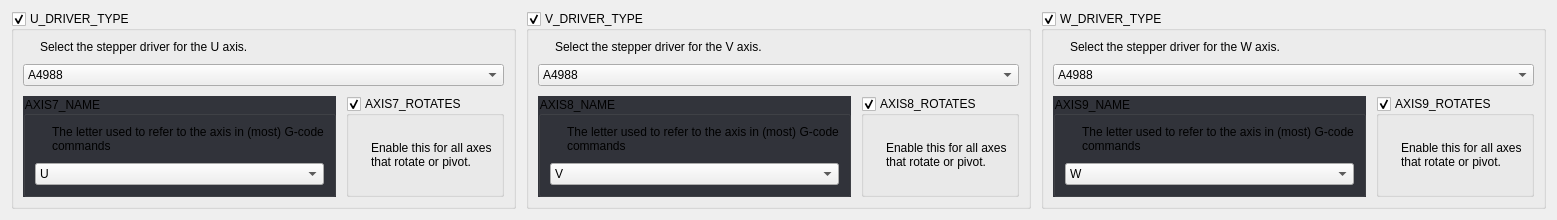
     <widget class="QWidget" name="tab_3">
      <attribute name="title">
       <string>U / V / W Coordinates</string>
      </attribute>
      <layout class="QGridLayout" name="gridLayout_6">
       <property name="spacing">
        <number>10</number>
       </property>
       <item row="0" column="2">
        <widget class="QGroupBox" name="uWDriverTypeBox">
         <property name="focusPolicy">
          <enum>Qt::StrongFocus</enum>
         </property>
         <property name="styleSheet">
          <string notr="true"/>
         </property>
         <property name="title">
          <string>W_DRIVER_TYPE</string>
         </property>
         <property name="checkable">
          <bool>true</bool>
         </property>
         <layout class="QGridLayout" name="gridLayout_19">
          <property name="spacing">
           <number>10</number>
          </property>
          <item row="0" column="0">
           <widget class="QLabel" name="label_30">
            <property name="sizePolicy">
             <sizepolicy hsizetype="Fixed" vsizetype="Fixed">
              <horstretch>0</horstretch>
              <verstretch>0</verstretch>
             </sizepolicy>
            </property>
            <property name="text">
             <string/>
            </property>
            <property name="pixmap">
             <pixmap>:/info_FILL0_wght100_GRAD0_opsz20.svg</pixmap>
            </property>
           </widget>
          </item>
          <item row="0" column="1" colspan="2">
           <widget class="QLabel" name="label_31">
            <property name="text">
             <string>Select the stepper driver for the W axis.</string>
            </property>
            <property name="wordWrap">
             <bool>true</bool>
            </property>
           </widget>
          </item>
          <item row="1" column="0" colspan="3">
           <widget class="Dropdown" name="uWDriverTypeDropdown">
            <item>
             <property name="text">
              <string>A4988</string>
             </property>
            </item>
            <item>
             <property name="text">
              <string>A5984</string>
             </property>
            </item>
            <item>
             <property name="text">
              <string>DRV8825</string>
             </property>
            </item>
            <item>
             <property name="text">
              <string>LV8729</string>
             </property>
            </item>
            <item>
             <property name="text">
              <string>TB6560</string>
             </property>
            </item>
            <item>
             <property name="text">
              <string>TB6600</string>
             </property>
            </item>
            <item>
             <property name="text">
              <string>TMC2100</string>
             </property>
            </item>
            <item>
             <property name="text">
              <string>TMC2130</string>
             </property>
            </item>
            <item>
             <property name="text">
              <string>TMC2130_STANDALONE</string>
             </property>
            </item>
            <item>
             <property name="text">
              <string>TMC2160</string>
             </property>
            </item>
            <item>
             <property name="text">
              <string>TMC2160_STANDALONE</string>
             </property>
            </item>
            <item>
             <property name="text">
              <string>TMC2208</string>
             </property>
            </item>
            <item>
             <property name="text">
              <string>TMC2208_STANDALONE</string>
             </property>
            </item>
            <item>
             <property name="text">
              <string>TMC2209</string>
             </property>
            </item>
            <item>
             <property name="text">
              <string>TMC2209_STANDALONE</string>
             </property>
            </item>
            <item>
             <property name="text">
              <string>TMC26X</string>
             </property>
            </item>
            <item>
             <property name="text">
              <string>TMC26X_STANDALONE</string>
             </property>
            </item>
            <item>
             <property name="text">
              <string>TMC2660</string>
             </property>
            </item>
            <item>
             <property name="text">
              <string>TMC2660_STANDALONE</string>
             </property>
            </item>
            <item>
             <property name="text">
              <string>TMC5130</string>
             </property>
            </item>
            <item>
             <property name="text">
              <string>TMC5130_STANDALONE</string>
             </property>
            </item>
            <item>
             <property name="text">
              <string>TMC5160</string>
             </property>
            </item>
            <item>
             <property name="text">
              <string>TMC5160_STANDALONE</string>
             </property>
            </item>
           </widget>
          </item>
          <item row="2" column="0" colspan="2">
           <widget class="QGroupBox" name="uAxis9NameBox">
            <property name="focusPolicy">
             <enum>Qt::StrongFocus</enum>
            </property>
            <property name="styleSheet">
             <string notr="true">QGroupBox:!disabled {
	background: rgb(50, 52, 59);
}</string>
            </property>
            <property name="title">
             <string>AXIS9_NAME</string>
            </property>
            <layout class="QGridLayout" name="gridLayout_40">
             <property name="spacing">
              <number>10</number>
             </property>
             <item row="0" column="0">
              <widget class="QLabel" name="label_68">
               <property name="sizePolicy">
                <sizepolicy hsizetype="Fixed" vsizetype="Fixed">
                 <horstretch>0</horstretch>
                 <verstretch>0</verstretch>
                </sizepolicy>
               </property>
               <property name="text">
                <string/>
               </property>
               <property name="pixmap">
                <pixmap>:/info_FILL0_wght100_GRAD0_opsz20.svg</pixmap>
               </property>
              </widget>
             </item>
             <item row="0" column="1">
              <widget class="QLabel" name="label_69">
               <property name="text">
                <string>The letter used to refer to the axis in (most) G-code commands</string>
               </property>
               <property name="wordWrap">
                <bool>true</bool>
               </property>
              </widget>
             </item>
             <item row="1" column="0" colspan="2">
              <widget class="Dropdown" name="uAxis9NameDropdown">
               <item>
                <property name="text">
                 <string>W</string>
                </property>
               </item>
              </widget>
             </item>
            </layout>
           </widget>
          </item>
          <item row="2" column="2">
           <widget class="QGroupBox" name="uAxis9RotatesBox">
            <property name="title">
             <string>AXIS9_ROTATES</string>
            </property>
            <property name="checkable">
             <bool>true</bool>
            </property>
            <layout class="QGridLayout" name="gridLayout_39">
             <item row="0" column="0">
              <widget class="QLabel" name="label_66">
               <property name="sizePolicy">
                <sizepolicy hsizetype="Fixed" vsizetype="Fixed">
                 <horstretch>0</horstretch>
                 <verstretch>0</verstretch>
                </sizepolicy>
               </property>
               <property name="text">
                <string/>
               </property>
               <property name="pixmap">
                <pixmap>:/info_FILL0_wght100_GRAD0_opsz20.svg</pixmap>
               </property>
              </widget>
             </item>
             <item row="0" column="1">
              <widget class="QLabel" name="label_67">
               <property name="text">
                <string>Enable this for all axes that rotate or pivot.</string>
               </property>
               <property name="wordWrap">
                <bool>true</bool>
               </property>
              </widget>
             </item>
            </layout>
           </widget>
          </item>
         </layout>
        </widget>
       </item>
       <item row="0" column="0">
        <widget class="QGroupBox" name="uUDriverTypeBox">
         <property name="focusPolicy">
          <enum>Qt::StrongFocus</enum>
         </property>
         <property name="styleSheet">
          <string notr="true"/>
         </property>
         <property name="title">
          <string>U_DRIVER_TYPE</string>
         </property>
         <property name="checkable">
          <bool>true</bool>
         </property>
         <layout class="QGridLayout" name="gridLayout_17">
          <property name="spacing">
           <number>10</number>
          </property>
          <item row="0" column="0">
           <widget class="QLabel" name="label_26">
            <property name="sizePolicy">
             <sizepolicy hsizetype="Fixed" vsizetype="Fixed">
              <horstretch>0</horstretch>
              <verstretch>0</verstretch>
             </sizepolicy>
            </property>
            <property name="text">
             <string/>
            </property>
            <property name="pixmap">
             <pixmap>:/info_FILL0_wght100_GRAD0_opsz20.svg</pixmap>
            </property>
           </widget>
          </item>
          <item row="0" column="1" colspan="2">
           <widget class="QLabel" name="label_27">
            <property name="text">
             <string>Select the stepper driver for the U axis.</string>
            </property>
            <property name="wordWrap">
             <bool>true</bool>
            </property>
           </widget>
          </item>
          <item row="1" column="0" colspan="3">
           <widget class="Dropdown" name="uUDriverTypeDropdown">
            <item>
             <property name="text">
              <string>A4988</string>
             </property>
            </item>
            <item>
             <property name="text">
              <string>A5984</string>
             </property>
            </item>
            <item>
             <property name="text">
              <string>DRV8825</string>
             </property>
            </item>
            <item>
             <property name="text">
              <string>LV8729</string>
             </property>
            </item>
            <item>
             <property name="text">
              <string>TB6560</string>
             </property>
            </item>
            <item>
             <property name="text">
              <string>TB6600</string>
             </property>
            </item>
            <item>
             <property name="text">
              <string>TMC2100</string>
             </property>
            </item>
            <item>
             <property name="text">
              <string>TMC2130</string>
             </property>
            </item>
            <item>
             <property name="text">
              <string>TMC2130_STANDALONE</string>
             </property>
            </item>
            <item>
             <property name="text">
              <string>TMC2160</string>
             </property>
            </item>
            <item>
             <property name="text">
              <string>TMC2160_STANDALONE</string>
             </property>
            </item>
            <item>
             <property name="text">
              <string>TMC2208</string>
             </property>
            </item>
            <item>
             <property name="text">
              <string>TMC2208_STANDALONE</string>
             </property>
            </item>
            <item>
             <property name="text">
              <string>TMC2209</string>
             </property>
            </item>
            <item>
             <property name="text">
              <string>TMC2209_STANDALONE</string>
             </property>
            </item>
            <item>
             <property name="text">
              <string>TMC26X</string>
             </property>
            </item>
            <item>
             <property name="text">
              <string>TMC26X_STANDALONE</string>
             </property>
            </item>
            <item>
             <property name="text">
              <string>TMC2660</string>
             </property>
            </item>
            <item>
             <property name="text">
              <string>TMC2660_STANDALONE</string>
             </property>
            </item>
            <item>
             <property name="text">
              <string>TMC5130</string>
             </property>
            </item>
            <item>
             <property name="text">
              <string>TMC5130_STANDALONE</string>
             </property>
            </item>
            <item>
             <property name="text">
              <string>TMC5160</string>
             </property>
            </item>
            <item>
             <property name="text">
              <string>TMC5160_STANDALONE</string>
             </property>
            </item>
           </widget>
          </item>
          <item row="2" column="0" colspan="2">
           <widget class="QGroupBox" name="uAxis7NameBox">
            <property name="focusPolicy">
             <enum>Qt::StrongFocus</enum>
            </property>
            <property name="styleSheet">
             <string notr="true">QGroupBox:!disabled {
	background: rgb(50, 52, 59);
}</string>
            </property>
            <property name="title">
             <string>AXIS7_NAME</string>
            </property>
            <layout class="QGridLayout" name="gridLayout_35">
             <property name="spacing">
              <number>10</number>
             </property>
             <item row="0" column="0">
              <widget class="QLabel" name="label_58">
               <property name="sizePolicy">
                <sizepolicy hsizetype="Fixed" vsizetype="Fixed">
                 <horstretch>0</horstretch>
                 <verstretch>0</verstretch>
                </sizepolicy>
               </property>
               <property name="text">
                <string/>
               </property>
               <property name="pixmap">
                <pixmap>:/info_FILL0_wght100_GRAD0_opsz20.svg</pixmap>
               </property>
              </widget>
             </item>
             <item row="0" column="1">
              <widget class="QLabel" name="label_59">
               <property name="text">
                <string>The letter used to refer to the axis in (most) G-code commands</string>
               </property>
               <property name="wordWrap">
                <bool>true</bool>
               </property>
              </widget>
             </item>
             <item row="1" column="0" colspan="2">
              <widget class="Dropdown" name="uAxis7NameDropdown">
               <item>
                <property name="text">
                 <string>U</string>
                </property>
               </item>
               <item>
                <property name="text">
                 <string>V</string>
                </property>
               </item>
               <item>
                <property name="text">
                 <string>W</string>
                </property>
               </item>
              </widget>
             </item>
            </layout>
           </widget>
          </item>
          <item row="2" column="2">
           <widget class="QGroupBox" name="uAxis7RotatesBox">
            <property name="title">
             <string>AXIS7_ROTATES</string>
            </property>
            <property name="checkable">
             <bool>true</bool>
            </property>
            <layout class="QGridLayout" name="gridLayout_36">
             <item row="0" column="0">
              <widget class="QLabel" name="label_60">
               <property name="sizePolicy">
                <sizepolicy hsizetype="Fixed" vsizetype="Fixed">
                 <horstretch>0</horstretch>
                 <verstretch>0</verstretch>
                </sizepolicy>
               </property>
               <property name="text">
                <string/>
               </property>
               <property name="pixmap">
                <pixmap>:/info_FILL0_wght100_GRAD0_opsz20.svg</pixmap>
               </property>
              </widget>
             </item>
             <item row="0" column="1">
              <widget class="QLabel" name="label_61">
               <property name="text">
                <string>Enable this for all axes that rotate or pivot.</string>
               </property>
               <property name="wordWrap">
                <bool>true</bool>
               </property>
              </widget>
             </item>
            </layout>
           </widget>
          </item>
         </layout>
        </widget>
       </item>
       <item row="0" column="1">
        <widget class="QGroupBox" name="uVDriverTypeBox">
         <property name="focusPolicy">
          <enum>Qt::StrongFocus</enum>
         </property>
         <property name="styleSheet">
          <string notr="true"/>
         </property>
         <property name="title">
          <string>V_DRIVER_TYPE</string>
         </property>
         <property name="checkable">
          <bool>true</bool>
         </property>
         <layout class="QGridLayout" name="gridLayout_18">
          <property name="spacing">
           <number>10</number>
          </property>
          <item row="0" column="0">
           <widget class="QLabel" name="label_28">
            <property name="sizePolicy">
             <sizepolicy hsizetype="Fixed" vsizetype="Fixed">
              <horstretch>0</horstretch>
              <verstretch>0</verstretch>
             </sizepolicy>
            </property>
            <property name="text">
             <string/>
            </property>
            <property name="pixmap">
             <pixmap>:/info_FILL0_wght100_GRAD0_opsz20.svg</pixmap>
            </property>
           </widget>
          </item>
          <item row="0" column="1" colspan="2">
           <widget class="QLabel" name="label_29">
            <property name="text">
             <string>Select the stepper driver for the V axis.</string>
            </property>
            <property name="wordWrap">
             <bool>true</bool>
            </property>
           </widget>
          </item>
          <item row="1" column="0" colspan="3">
           <widget class="Dropdown" name="uVDriverTypeDropdown">
            <item>
             <property name="text">
              <string>A4988</string>
             </property>
            </item>
            <item>
             <property name="text">
              <string>A5984</string>
             </property>
            </item>
            <item>
             <property name="text">
              <string>DRV8825</string>
             </property>
            </item>
            <item>
             <property name="text">
              <string>LV8729</string>
             </property>
            </item>
            <item>
             <property name="text">
              <string>TB6560</string>
             </property>
            </item>
            <item>
             <property name="text">
              <string>TB6600</string>
             </property>
            </item>
            <item>
             <property name="text">
              <string>TMC2100</string>
             </property>
            </item>
            <item>
             <property name="text">
              <string>TMC2130</string>
             </property>
            </item>
            <item>
             <property name="text">
              <string>TMC2130_STANDALONE</string>
             </property>
            </item>
            <item>
             <property name="text">
              <string>TMC2160</string>
             </property>
            </item>
            <item>
             <property name="text">
              <string>TMC2160_STANDALONE</string>
             </property>
            </item>
            <item>
             <property name="text">
              <string>TMC2208</string>
             </property>
            </item>
            <item>
             <property name="text">
              <string>TMC2208_STANDALONE</string>
             </property>
            </item>
            <item>
             <property name="text">
              <string>TMC2209</string>
             </property>
            </item>
            <item>
             <property name="text">
              <string>TMC2209_STANDALONE</string>
             </property>
            </item>
            <item>
             <property name="text">
              <string>TMC26X</string>
             </property>
            </item>
            <item>
             <property name="text">
              <string>TMC26X_STANDALONE</string>
             </property>
            </item>
            <item>
             <property name="text">
              <string>TMC2660</string>
             </property>
            </item>
            <item>
             <property name="text">
              <string>TMC2660_STANDALONE</string>
             </property>
            </item>
            <item>
             <property name="text">
              <string>TMC5130</string>
             </property>
            </item>
            <item>
             <property name="text">
              <string>TMC5130_STANDALONE</string>
             </property>
            </item>
            <item>
             <property name="text">
              <string>TMC5160</string>
             </property>
            </item>
            <item>
             <property name="text">
              <string>TMC5160_STANDALONE</string>
             </property>
            </item>
           </widget>
          </item>
          <item row="2" column="0" colspan="2">
           <widget class="QGroupBox" name="uAxis8NameBox">
            <property name="focusPolicy">
             <enum>Qt::StrongFocus</enum>
            </property>
            <property name="styleSheet">
             <string notr="true">QGroupBox:!disabled {
	background: rgb(50, 52, 59);
}</string>
            </property>
            <property name="title">
             <string>AXIS8_NAME</string>
            </property>
            <layout class="QGridLayout" name="gridLayout_38">
             <property name="spacing">
              <number>10</number>
             </property>
             <item row="0" column="0">
              <widget class="QLabel" name="label_64">
               <property name="sizePolicy">
                <sizepolicy hsizetype="Fixed" vsizetype="Fixed">
                 <horstretch>0</horstretch>
                 <verstretch>0</verstretch>
                </sizepolicy>
               </property>
               <property name="text">
                <string/>
               </property>
               <property name="pixmap">
                <pixmap>:/info_FILL0_wght100_GRAD0_opsz20.svg</pixmap>
               </property>
              </widget>
             </item>
             <item row="0" column="1">
              <widget class="QLabel" name="label_65">
               <property name="text">
                <string>The letter used to refer to the axis in (most) G-code commands</string>
               </property>
               <property name="wordWrap">
                <bool>true</bool>
               </property>
              </widget>
             </item>
             <item row="1" column="0" colspan="2">
              <widget class="Dropdown" name="uAxis8NameDropdown">
               <item>
                <property name="text">
                 <string>V</string>
                </property>
               </item>
               <item>
                <property name="text">
                 <string>W</string>
                </property>
               </item>
              </widget>
             </item>
            </layout>
           </widget>
          </item>
          <item row="2" column="2">
           <widget class="QGroupBox" name="uAxis8RotatesBox">
            <property name="title">
             <string>AXIS8_ROTATES</string>
            </property>
            <property name="checkable">
             <bool>true</bool>
            </property>
            <layout class="QGridLayout" name="gridLayout_37">
             <item row="0" column="0">
              <widget class="QLabel" name="label_62">
               <property name="sizePolicy">
                <sizepolicy hsizetype="Fixed" vsizetype="Fixed">
                 <horstretch>0</horstretch>
                 <verstretch>0</verstretch>
                </sizepolicy>
               </property>
               <property name="text">
                <string/>
               </property>
               <property name="pixmap">
                <pixmap>:/info_FILL0_wght100_GRAD0_opsz20.svg</pixmap>
               </property>
              </widget>
             </item>
             <item row="0" column="1">
              <widget class="QLabel" name="label_63">
               <property name="text">
                <string>Enable this for all axes that rotate or pivot.</string>
               </property>
               <property name="wordWrap">
                <bool>true</bool>
               </property>
              </widget>
             </item>
            </layout>
           </widget>
          </item>
         </layout>
        </widget>
       </item>
      </layout>
     </widget>
